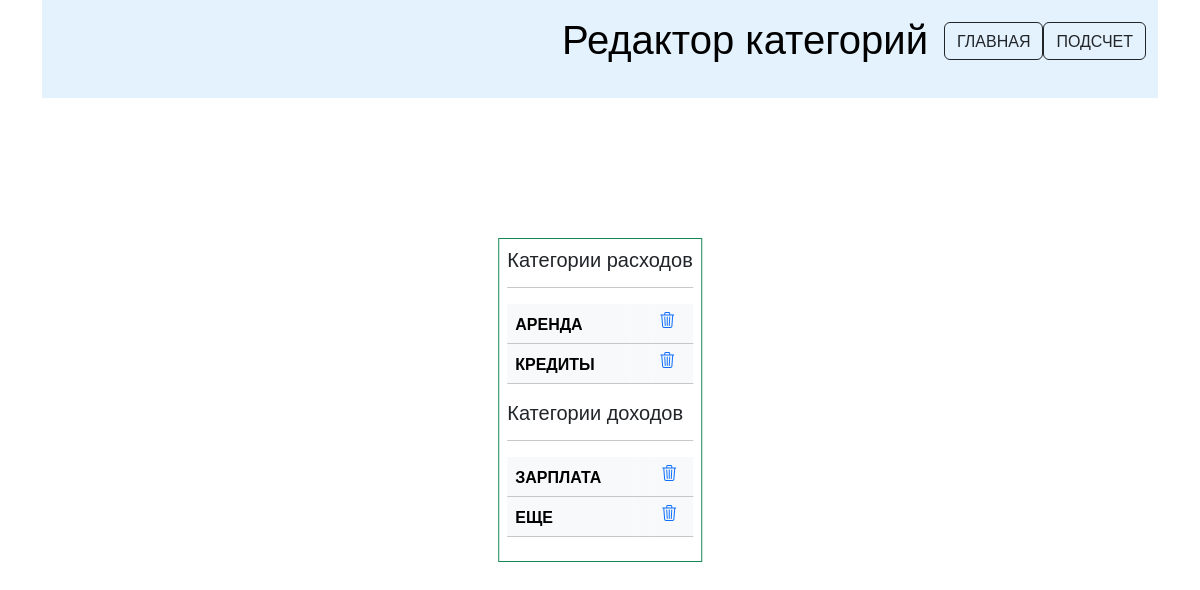
/category_list/ (signed in), run on an earlier commit of the app's database.
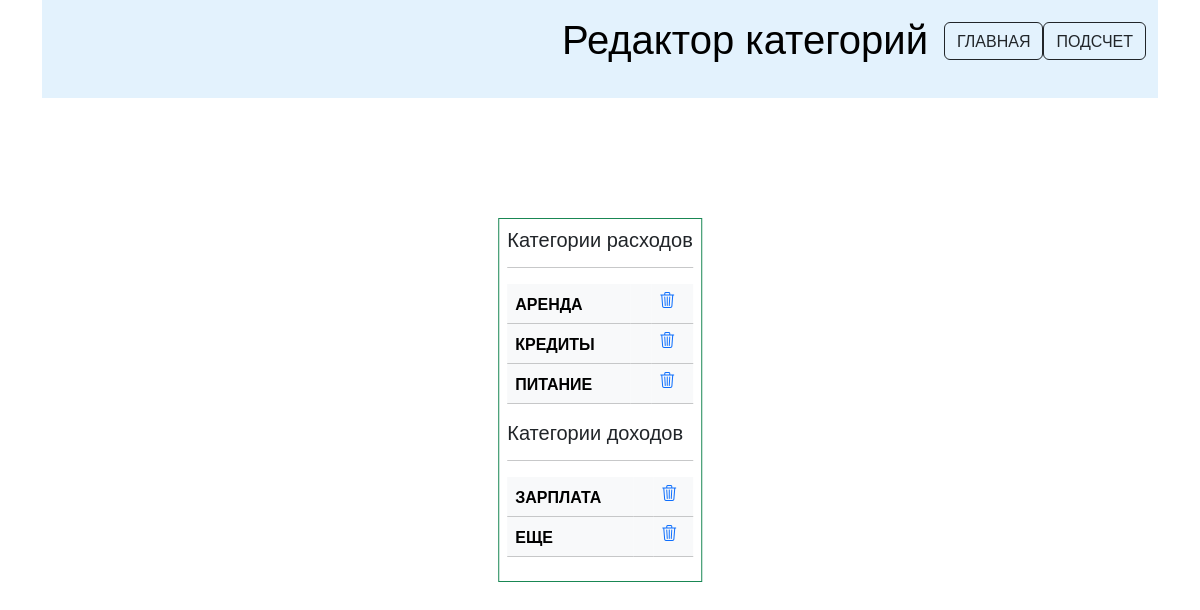
And on a later commit of the database.
### main/models.py (models this page shows)
class Category(models.Model):
    user = models.ForeignKey(NewUser, on_delete=models.CASCADE, verbose_name='Пользователь')
    name = models.CharField(verbose_name='Название', max_length=64)
    description = models.TextField(verbose_name='Описание', blank=True, null=True)
    time_create = models.DateTimeField(verbose_name='Дата создания', auto_now_add=True)
    class Meta:
        verbose_name = 'Пользовательская категория расхода'
        verbose_name_plural = 'Пользовательские категории расходов'
    def __str__(self):
        return self.name

class CategoryIncomes(models.Model):
    user = models.ForeignKey(NewUser, on_delete=models.CASCADE, verbose_name='Пользователь')
    name = models.CharField(verbose_name='Название', max_length=64)
    description = models.TextField(verbose_name='Описание', blank=True, null=True)
    time_create = models.DateTimeField(verbose_name='Дата создания', auto_now_add=True)
    class Meta:
        verbose_name = 'Пользовательская категория доходов'
        verbose_name_plural = 'Пользовательские категории доходов'
    def __str__(self):
        return self.name

### main/views.py (the view)
# urls.py: path('category_list/', main.UserCategory.as_view(), name="category_list"),
class UserCategory(ListView):
    model = Category
    template_name = 'main/category_list.html'
    def get_context_data(self,**kwargs):
        context = super().get_context_data(**kwargs)
        context['title'] = 'Список категорий'
        context['objects'] = Category.objects.filter(user=self.request.user)
        context['incomes'] = CategoryIncomes.objects.filter(user=self.request.user)
        return context

### main/templates/main/category_list.html (shortened to what this page needs)
{% extends 'main/base.html' %}
{%block menu%}
<nav class="navbar" style="background-color: #e3f2fd;">
     <form class="container-fluid justify-content-end">
    <a class="navbar-brand" href="#">
        <h1>Редактор категорий</h1>
        <a type="button" class="btn btn-outline-dark" href="/">ГЛАВНАЯ</a>
        <a type="button" class="btn btn-outline-dark" href="{% url 'calculate'%}">ПОДСЧЕТ</a>
    </a>
   </form>
</nav>
{%endblock%}
{%block content%}
<div class="border border-success p-2 mb-2 position-absolute top-50 start-50 translate-middle">
    <table class="table table-light">
        <h5>Категории расходов</h5>
        <hr>
        {%for object in objects%}
  <tbody>
    <tr>
      <th scope="row" class="fit-content">{{object|upper}}</th>
      <td></td>
      <td><a href="{%url 'category_delete' object.pk %}"><i class="bi bi-trash3"></i></a></td>
    </tr>
        {%endfor%}
  </tbody>
</table>
     <table class="table table-light">
        <h5>Категории доходов</h5>
        <hr>
        {%for income in incomes%}
  <tbody>
    <tr>
      <th scope="row" class="fit-content">{{income|upper}}</th>
      <th></th>
      <td><a href="{%url 'income_category_delete' income.pk %}"><i class="bi bi-trash3"></i></i></a></td>
    </tr>
        {%endfor%}
  </tbody>
    </div>
{%endblock%}

What changed in the data, as far as the page shows it:
added Category: name "ПИТАНИЕ"
